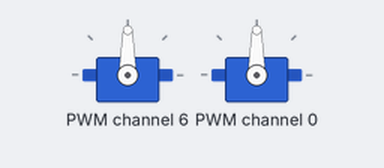
Simulated run of this program. Board: Raspberry Pi (BCM pin numbers). Parts: 2 × servo. At 30.0 s the program stops and its outputs stay as they are.

Above: at 0.1 s.
At 10.1 s:
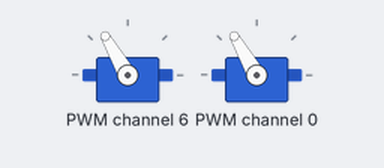
At 20.1 s:
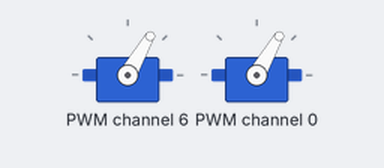
Timing chart, 0 to 21.6 s (numbered marks = the images above):
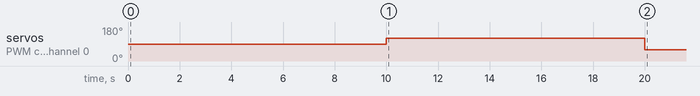

The program:

ecsSet.py
```python
from adafruit_servokit import ServoKit
import time
import constant

kit = ServoKit(channels=16)


kit.servo[6].angle = 90
kit.servo[0].angle = 90
time.sleep(10)
kit.servo[6].angle = 120
kit.servo[0].angle = 120
time.sleep(10)
kit.servo[6].angle = 60
kit.servo[0].angle = 60
time.sleep(10)
```

constant.py
```python
"""
Store constant variable
"""
#Brushless Motor ECS Zero Speed Value
ZERO_SPD = 94

# Motor ECS Dead Band
DEAD_L = 89
DEAD_H = 98

#Testing Speed for Motor Initialization
TEST_SPD = 87

#Front Steering Servo
FRONT_STEER = 0

#Rear Steering Servo
REAR_STEER = 1

#Rear Axel Motor Drive
REAR_A = 6

#Rear Axel Motor Drive
FRONT_RW = 5

#Rear Axel Motor Drive
FRONT_LW = 4
```

Measured:
- by itself, servo on PWM channel 6, servo on PWM channel 0: 90° → 120° at 10.0 s, → 60° 10.0 s later
